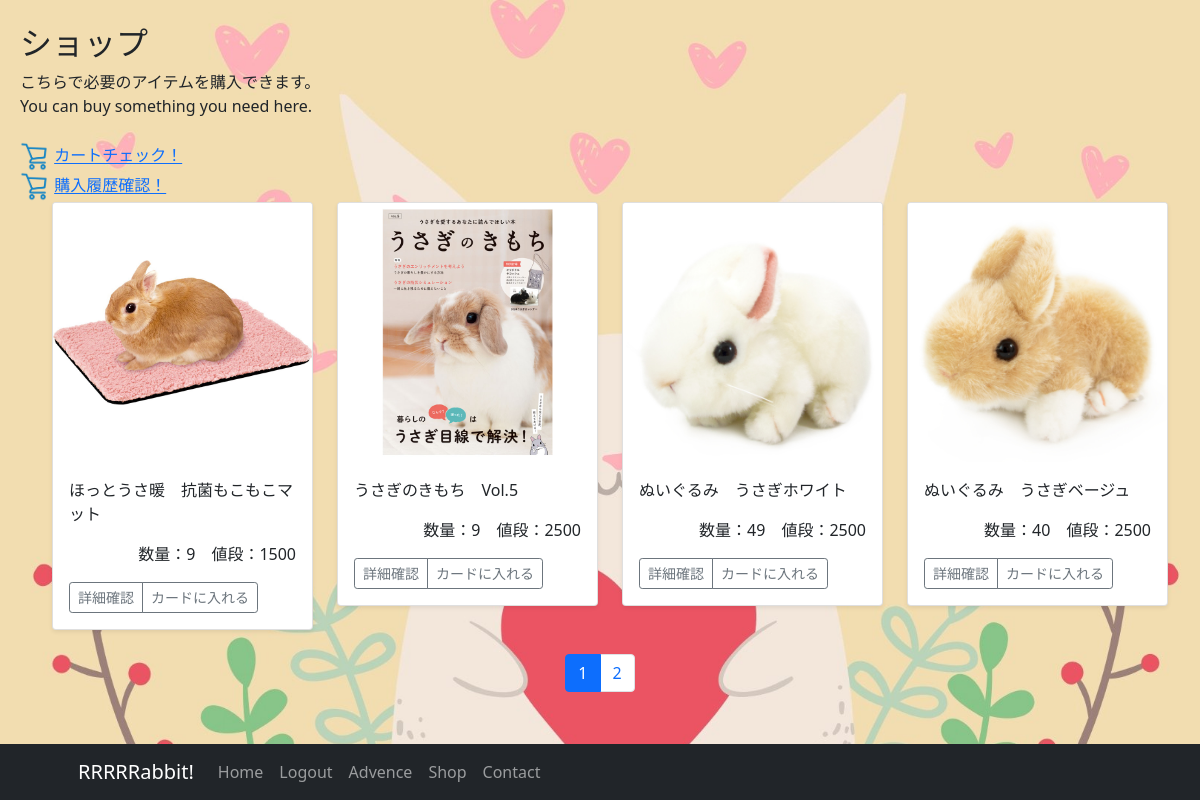
The app's page /shop/ (signed in) with its own data.
### rabbitapp/models.py (models this page shows, shortened)
class RabbitPost(models.Model):
    user = models.ForeignKey(CustomUser, verbose_name='ユーザー', on_delete=models.CASCADE) # ユーザーを削除する同時に存在する写真も削除する
    category = models.ForeignKey(Category, verbose_name='カテゴリ', on_delete=models.PROTECT) # カテゴリを削除できなくなる
    title = models.CharField(verbose_name='アイテム', max_length=200)
    comment = models.TextField(verbose_name='コメント')
    image1 = models.ImageField(verbose_name='イメージ1', upload_to='photos')
    image2 = models.ImageField(verbose_name='イメージ2', upload_to='photos', blank=True, null=True)
    qty = models.IntegerField(verbose_name='数量')
    posted_at = models.DateTimeField(verbose_name='更新日', auto_now_add=True)
    price = models.IntegerField(verbose_name='値段')

### rabbitapp/views.py (the view)
# urls.py: path('shop/', views.ShopView.as_view(), name='shop'), # 店用のモジュール
class ShopView(ListView):
    template_name ='shop.html'
    queryset = RabbitPost.objects.order_by('posted_at')
    paginate_by = 4

### rabbitapp/templates/shop.html (shortened to what this page needs)
{% extends 'base.html' %}
{% block contents %}
  {% if user.is_authenticated %}
    {% include "shop_itemlist.html" %}
    <br>
    {% include "pagination.html" %}
    <br><br>
  {% else %}
    <div style ="padding: 20px"><center>
      <p>ショップ機能を使用する方は、下記の事前のログイン、又はサインアップしてください。</p>
      <a href="{% url 'accounts:signup' %}" class="btn btn-primary my-2">Sign UP!</a>
      <a href="{% url 'accounts:login' %}" class="btn btn-secondary my-2">Login!</a>
    </center></div>
  {% endif %}
{% endblock %}

### rabbitapp/templates/shop_itemlist.html (shortened to what this page needs)
{% load static %}
  <div style ="padding-left: 20px">
    <br>
    <h2>ショップ</h2>
    <a>こちらで必要のアイテムを購入できます。</a>
    <br>
    <a>You can buy something you need here. </a>
    <br><br>
    <a><img src="{% static 'assets/img/cart.png' %}" width="30" height="30"></img></a>
    <a href="{% url 'rabbitapp:cart' %}">カートチェック！</a>
    <br>
    <a><img src="{% static 'assets/img/cart.png' %}" width="30" height="30"></img></a>
    <a href="{% url 'rabbitapp:record' %}">購入履歴確認！</a>
      <br>
  </div>
  <div style ="padding-left: 20px">
    <div class="container">
      <div class="row row-cols-1 row-cols-sm-2 row-cols-md-4 g-4">
        {% for record in object_list %}
        <div class="col">
          <div class="card shadow-sm">
            <img src="{{ record.image1.url }}" class="bd-placeholder-img card-img-top" width="30" height="50%" xmlns="http://www.w3.org/2000/svg" role="img" aria-label="Placeholder: Thumbnail" preserveAspectRatio="xMidYMid slice" focusable="false">
              <rect width="100%" height="100%" fill="#55595c"/>
            <div class="card-body">
              <p class="card-text">{{record.title}}</p>
              <p class="card-text" align="right">数量：{{record.qty}}　値段：{{record.price}}</p>
              <div class="d-flex justify-content-between align-items-center">
                <div class="btn-group">
                  <button type="button" class="btn btn-sm btn-outline-secondary" onclick="location.href='{% url 'rabbitapp:detail' record.pk %}'">詳細確認</button>
                  <button type="button" class="btn btn-sm btn-outline-secondary" onclick="addToCart('{{ record.id }}')">カードに入れる</button>
                </div>
              </div>
            </div>
          </div>
        </div>
        {% endfor %}
      </div>
    </div>
  </div>

### records on screen
RabbitPost: image1 (picture), title "ほっとうさ暖 抗菌もこもこマット", qty "9", price "1500"
RabbitPost: image1 (picture), title "うさぎのきもち Vol.5", qty "9", price "2500"
RabbitPost: image1 (picture), title "ぬいぐるみ うさぎホワイト", qty "49", price "2500"
RabbitPost: image1 (picture), title "ぬいぐるみ うさぎベージュ", qty "40", price "2500"

### other values on screen
{{ num }} "1"
{{ num }} "2"
